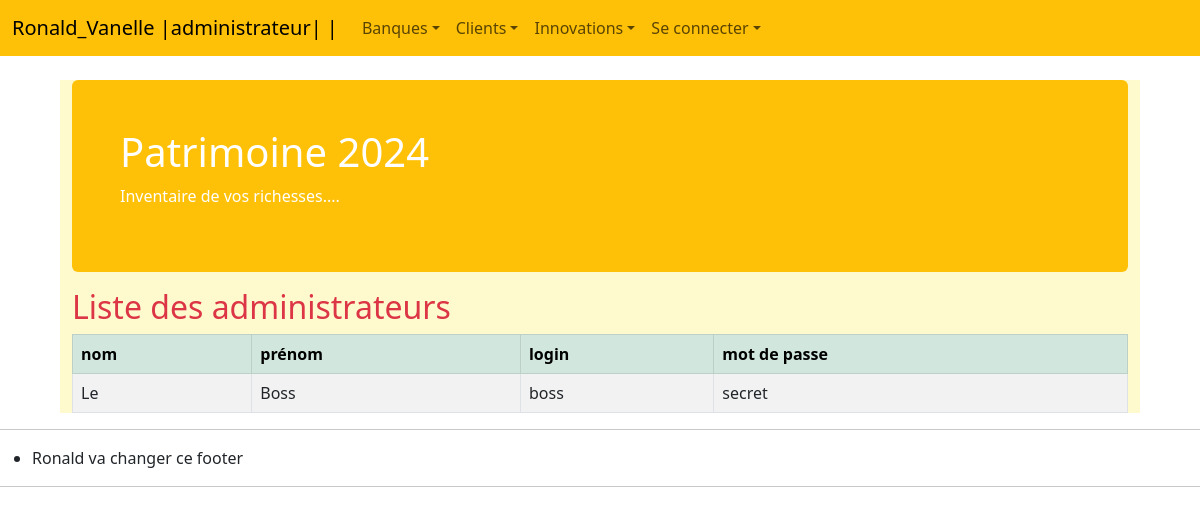
Screenshot of /app/router/router1.php?action=adminReadAll with the database file from the repository.
### tables this page shows
create table if not exists personne (
 id integer unsigned not null,
 nom varchar(40) not null,
 prenom varchar(40) unique not null,
 statut integer unsigned not null,
 login varchar(20) not null,
 password varchar(20) not null,
 primary key (id) 
);

### app/controller/ControllerAdministrateur.php (called while the page is built, shortened)
<?php
require_once '../model/ModelPersonne.php';
class ControllerAdministrateur {
public static function adminReadAll() {
$results = ModelPersonne::getAllAdmin();
include 'config.php';
$vue = $root . '/app/view/administrateur/viewAllAdmin.php';
require ($vue);
}
}
?>

### app/model/ModelPersonne.php (called while the page is built, shortened)
<?php
class ModelPersonne {
    private $id, $nom, $prenom, $statut, $login, $password;
    public function getNom() {
        return $this->nom;
    }
    public function getPrenom() {
        return $this->prenom;
    }
    public function getLogin() {
        return $this->login;
    }
    public function getPassword() {
        return $this->password;
    }
    public static function getAllAdmin() {
        try {
            $database = Model::getInstance();
            $query = "select * from personne where statut = 0";
            $statement = $database->prepare($query);
            $statement->execute();
            $results = $statement->fetchAll(PDO::FETCH_CLASS, "ModelPersonne");
            return $results;
        } catch (PDOException $e) {
            printf("%s - %s<p/>\n", $e->getCode(), $e->getMessage());
            return NULL;
        }
    }
}
?>

### app/view/administrateur/viewAllAdmin.php (the view, shortened to what this page needs)
<body>
    <div class="container">
        <h2 class="text-danger">Liste des administrateurs</h2>
        <table class = "table table-striped table-bordered">
            <thead>
                <tr class = "table-success">
                    <th scope = "col">nom</th>
                    <th scope = "col">prénom</th>
                    <th scope = "col">login</th>
                    <th scope = "col">mot de passe</th>
                </tr>
            </thead>
            <tbody>
                <?php
                foreach ($results as $element) {
                    printf("<tr><td>%s</td><td>%s</td><td>%s</td><td>%s</td></tr>",
                            $element->getNom(), $element->getPrenom(),$element->getLogin(),$element->getPassword());
                }
                ?>
            </tbody>
        </table>
    </div>

### public/css/perso_css.css (style rules this page uses)
body { background-color: white; }
.container { margin-top: 80px; background-color: greenyellow; width: 60%; }

### rows the page displays
personne: nom "Le", prenom "Boss", login "boss", password "secret"
